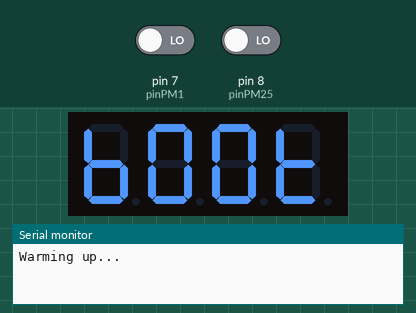
This sketch was run on a simulated Arduino Nano, built with avr-gcc and run on an emulated ATmega328P. On the bench: 4-digit seven-segment display, the last lines printed to the serial monitor. The test bench sets the inputs (shaded band); at power-on: pin 7 (pinPM1) LOW, pin 8 (pinPM25) LOW.

Above: at 0.1 s.
At 62.1 s:
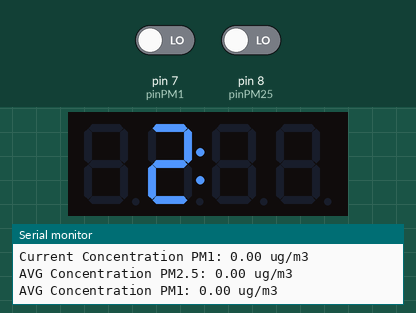
At 69.2 s:
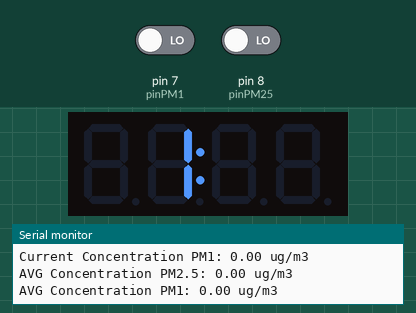
At 70.2 s:
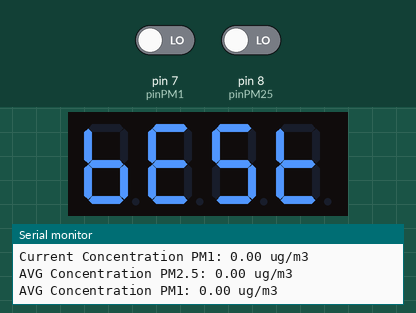

Measured:
- by itself, everything shown: repeats every 14.1 s, in 4 steps
- what the display in image 1 shows lasts 1.0 s, from 62.1 s to 63.1 s
- what the display in image 3 shows lasts 6.0 s, from 70.2 s to 76.2 s

The sketch:

aiqmon.ino
```cpp
/**
 * This sketch uses an arduino Nano a TM1637 display and a DSM501a dust sensor to implement a crude Air quality monitor
 * It is based on https://www.makerguides.com/dust-sensor-dsm501a-with-arduino/ and implements sliding window to smooth out the output
 */

#include <TM1637Display.h>
TM1637Display display(5,6);

const uint8_t SEG_BOOT[] = {0x7C, 0x3F, 0x3F, 0x78};
const uint8_t SEG_BEST[] = {0x7C, 0x79, 0x6D, 0x78};
const uint8_t SEG_GOOD[] = {0x3D, 0x3F, 0x3F, 0x5E};
const uint8_t SEG_ACPT[] = {0x77, 0x39, 0x73, 0x78};
const uint8_t SEG_HEAV[] = {0x76, 0x79, 0x77, 0x3E};
const uint8_t SEG_HZRD[] = {0x76, 0x5B, 0x50, 0x5E};

const int pinPM25 = 8;
const int pinPM1 = 7;
const unsigned long sampleTime = 5000;  // mSec   -> 5..30 sec
const int numSamples = 12;                // Number of samples for 1 minute at 5 seconds

float pm25Samples[numSamples] = {0};
float pm1Samples[numSamples] = {0};
int sampleIndex = 0;
bool displayWhichOne = false;

float calc_low_ratio(float lowPulse) {
  return lowPulse / sampleTime * 100.0;  // low ratio in %
}

float calc_c_ugm3(float lowPulse) {
  float r = calc_low_ratio(lowPulse);
  float c_mgm3 = 0.00258425 * pow(r, 2) + 0.0858521 * r - 0.01345549;
  return max(0, c_mgm3) * 1000;
}

void setup() {
  Serial.begin(115200);
  display.setBrightness(0x0f);
  pinMode(pinPM25, INPUT);
  pinMode(pinPM1, INPUT);
  Serial.println("Warming up...");
  display.setSegments(SEG_BOOT);
  delay(60000);  // 1 minute warm-up

}

static unsigned long t_start = millis();
static float lowPM25 = 0.0;
static float lowPM1 = 0.0;

void loop() {

    // Read and accumulate pulse duration
    lowPM25 += pulseIn(pinPM25, LOW) / 1000.0; // Low pulse in seconds
    lowPM1 += pulseIn(pinPM1, LOW) / 1000.0;   // Low pulse in seconds

    if ((millis() - t_start) >= sampleTime) {

      // Calculate concentrations for PM2.5 and PM1
      float c_ugm3_pm25 = calc_c_ugm3(lowPM25);
      float c_ugm3_pm1 = calc_c_ugm3(lowPM1);

      // Display current values in the serial monitor
      Serial.println("Current Concentration PM2.5: " + String(c_ugm3_pm25) + " ug/m3");
      Serial.println("Current Concentration PM1: " + String(c_ugm3_pm1) + " ug/m3");

      // Store the latest concentrations in arrays for sliding window average
      pm25Samples[sampleIndex] = c_ugm3_pm25;
      pm1Samples[sampleIndex] = c_ugm3_pm1;

      sampleIndex = (sampleIndex + 1) % numSamples; // Circular buffer

      // Calculate averages for the last 5 minutes
      float avg_pm25 = 0;
      float avg_pm1 = 0;

      for (int i = 0; i < numSamples; i++) {
          avg_pm25 += pm25Samples[i];
          avg_pm1 += pm1Samples[i];
      }

      avg_pm25 /= numSamples; // Average PM2.5 concentration
      avg_pm1 /= numSamples;   // Average PM1 concentration
      Serial.println("AVG Concentration PM2.5: " + String(avg_pm25) + " ug/m3");
      Serial.println("AVG Concentration PM1: " + String(avg_pm1) + " ug/m3");
      display.clear();
      float avg_c_ugm3 = 999;
      if(displayWhichOne){
        avg_c_ugm3= avg_pm1;
        display.showNumberDecEx(1.0,0b01000000,false,2,0);
        displayWhichOne = !displayWhichOne;
      }else{
        avg_c_ugm3= avg_pm25;
        display.showNumberDecEx(2.5,0b01000000,false,2,0);
        displayWhichOne = !displayWhichOne;
      }
      delay(1000);

      // Update the display based on the 1-minute average concentration
      if (avg_c_ugm3 <= 25) {
          display.setSegments(SEG_BEST);
      } else if (avg_c_ugm3 > 25 && avg_c_ugm3 <= 50) {
          display.setSegments(SEG_GOOD);
      } else if (avg_c_ugm3 > 50 && avg_c_ugm3 <= 100) {
          display.setSegments(SEG_ACPT);
      } else if (avg_c_ugm3 > 100 && avg_c_ugm3 <= 300) {
          display.setSegments(SEG_HEAV);
      } else {
          display.setSegments(SEG_HZRD);
      }
      t_start = millis();
      lowPM25 = 0.0;
      lowPM1 = 0.0;

    }
}
```
